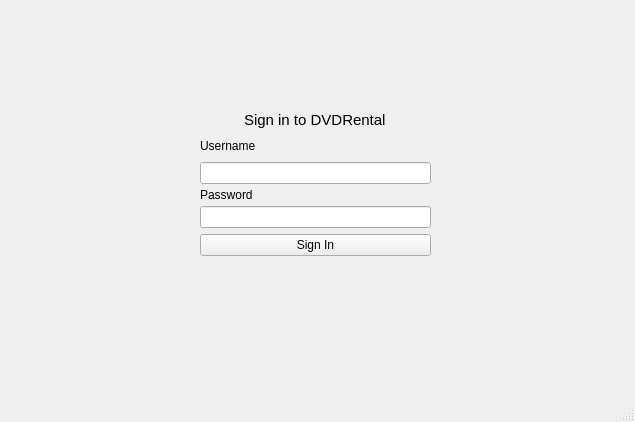
<?xml version="1.0" encoding="UTF-8"?>
<ui version="4.0">
 <class>MainWindow</class>
 <widget class="QMainWindow" name="MainWindow">
  <property name="geometry">
   <rect>
    <x>0</x>
    <y>0</y>
    <width>635</width>
    <height>422</height>
   </rect>
  </property>
  <property name="windowTitle">
   <string>MainWindow</string>
  </property>
  <widget class="QWidget" name="centralwidget">
   <widget class="QWidget" name="horizontalLayoutWidget">
    <property name="geometry">
     <rect>
      <x>0</x>
      <y>10</y>
      <width>631</width>
      <height>346</height>
     </rect>
    </property>
    <layout class="QHBoxLayout" name="horizontalLayout">
     <property name="leftMargin">
      <number>200</number>
     </property>
     <property name="topMargin">
      <number>100</number>
     </property>
     <property name="rightMargin">
      <number>200</number>
     </property>
     <property name="bottomMargin">
      <number>100</number>
     </property>
     <item>
      <layout class="QVBoxLayout" name="verticalLayout">
       <property name="sizeConstraint">
        <enum>QLayout::SetFixedSize</enum>
       </property>
       <item alignment="Qt::AlignHCenter">
        <widget class="QLabel" name="labelTop">
         <property name="font">
          <font>
           <pointsize>11</pointsize>
           <bold>false</bold>
          </font>
         </property>
         <property name="text">
          <string>Sign in to DVDRental</string>
         </property>
        </widget>
       </item>
       <item>
        <widget class="QLabel" name="username_label">
         <property name="maximumSize">
          <size>
           <width>500</width>
           <height>20</height>
          </size>
         </property>
         <property name="font">
          <font>
           <pointsize>9</pointsize>
          </font>
         </property>
         <property name="text">
          <string>Username</string>
         </property>
        </widget>
       </item>
       <item>
        <widget class="QLineEdit" name="username">
         <property name="maximumSize">
          <size>
           <width>16777215</width>
           <height>16777215</height>
          </size>
         </property>
        </widget>
       </item>
       <item>
        <widget class="QLabel" name="password_label">
         <property name="maximumSize">
          <size>
           <width>500</width>
           <height>10</height>
          </size>
         </property>
         <property name="text">
          <string>Password</string>
         </property>
        </widget>
       </item>
       <item>
        <widget class="QLineEdit" name="password"/>
       </item>
       <item>
        <widget class="QPushButton" name="sign_in">
         <property name="text">
          <string>Sign In</string>
         </property>
        </widget>
       </item>
      </layout>
     </item>
    </layout>
   </widget>
  </widget>
  <widget class="QMenuBar" name="menubar">
   <property name="geometry">
    <rect>
     <x>0</x>
     <y>0</y>
     <width>635</width>
     <height>22</height>
    </rect>
   </property>
  </widget>
  <widget class="QStatusBar" name="statusbar"/>
 </widget>
 <resources/>
 <connections/>
</ui>
